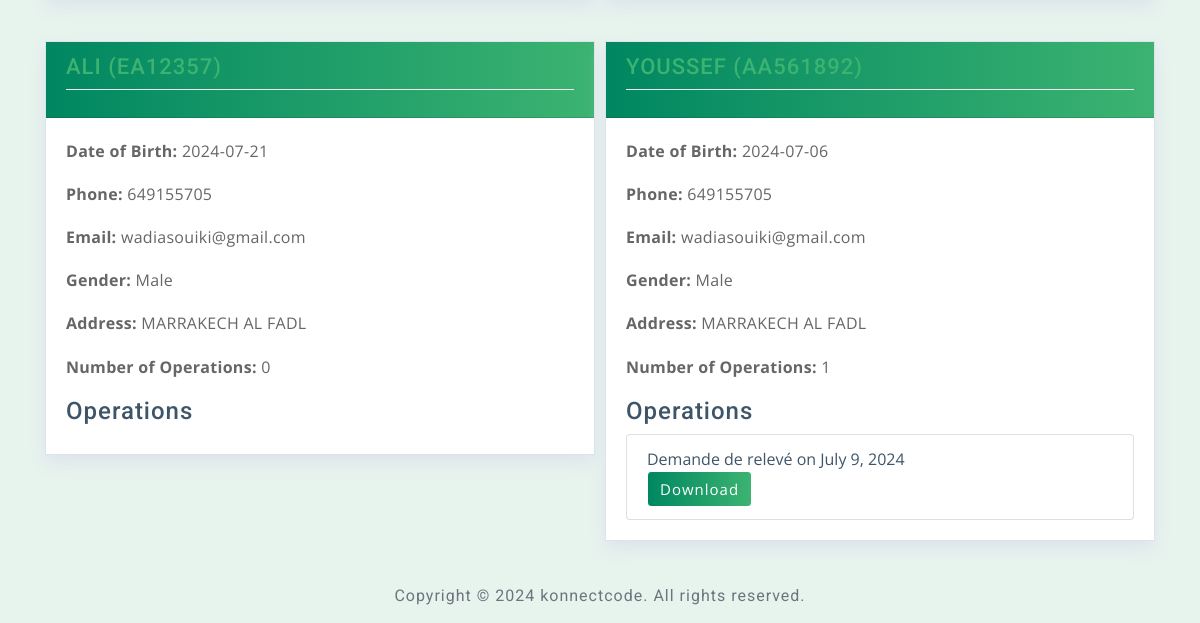
Page /client/show (lower part) on the earlier database version.
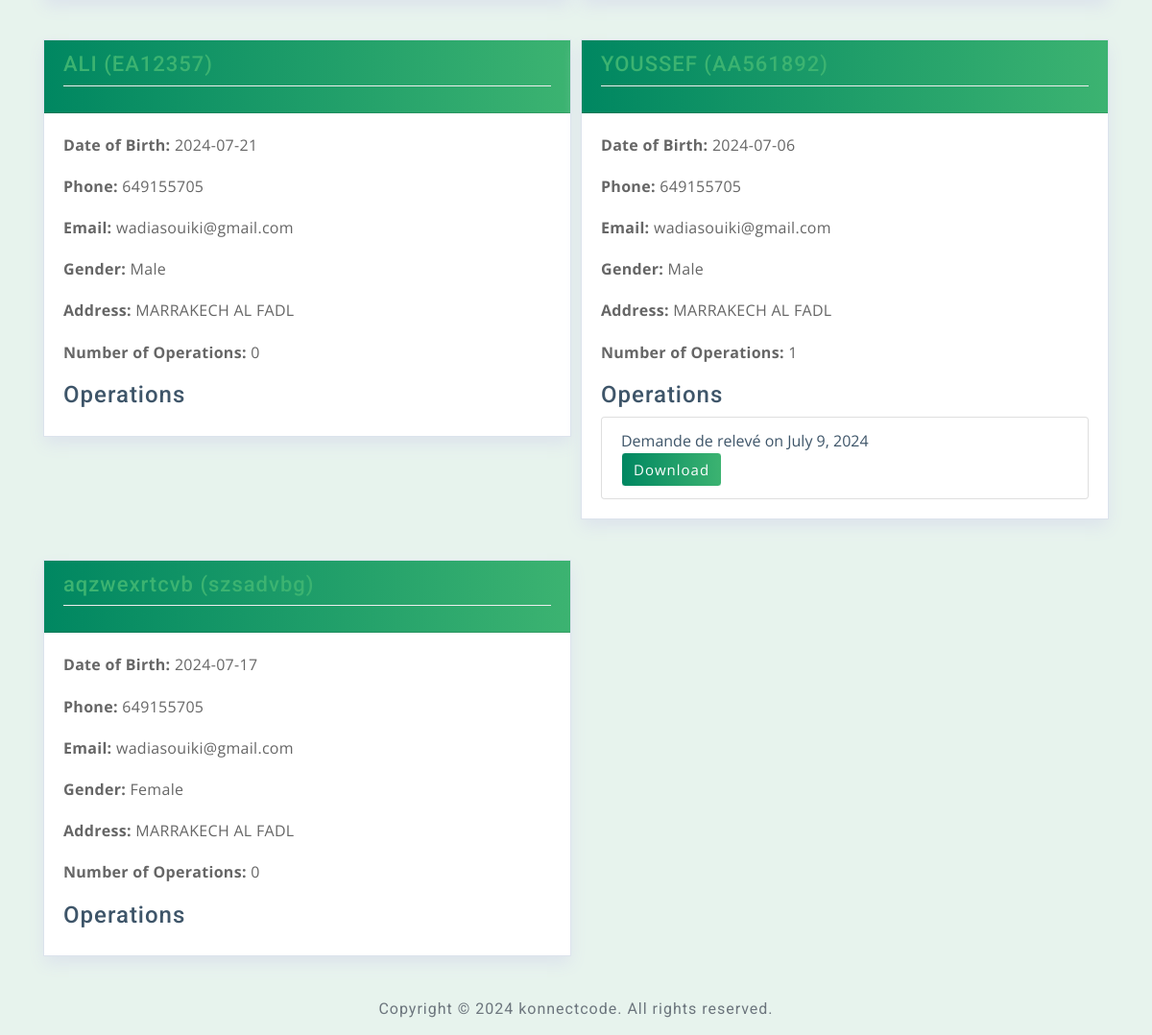
Same page on the later database version.
### employe/models.py (models this page shows, shortened)
class Client(models.Model):
    client_id=models.CharField(max_length=100,editable=False, unique=True)
    client_Name=models.CharField(max_length=100)
    Date_Of_Birth=models.CharField(max_length=100)
    created_date = models.DateField(default=timezone.now)
    Phone=models.IntegerField()
    Email=models.CharField(max_length=100)
    Gender=models.CharField(max_length=100)
    Address=models.TextField()

class Operation(models.Model):
    client_id = models.CharField(max_length=100)
    operation = models.CharField(max_length=100)
    operation_date = models.DateField(default=timezone.now)
    observation = models.TextField()
    piece_jointe = models.FileField(upload_to='piece_jointe/')
    confirmed = models.BooleanField(default=False)

### employe/views.py (the view)
# urls.py: path('client/show', Clients_show.as_view(), name='client_show'),
class Clients_show(View):
    def get(self, request):
        clients = Client.objects.all()
        for client in clients:
            operations_count = Operation.objects.filter(client_id=client.client_id).count()
            client.operations_count = operations_count
            client.operations = Operation.objects.filter(client_id=client.client_id)
        context = {
            'clients': clients
        }
        return render(request, 'client/show_client.html', context)

### employe/templates/client/show_client.html (shortened to what this page needs)
{% extends 'base.html' %}
{% block content %}
<div class="container">
    <div class="row">
        {% if clients %}
            {% for client in clients %}
            <div class="col-md-6 mb-4">
                <div class="card proclinic-box-shadow">
                    <div class="card-header proclinic-bg">
                        <h2 class="widget-title proclinic-text-color">{{ client.client_Name }} ({{ client.client_id }})</h2>
                    </div>
                    <div class="card-body">
                        <p><strong>Date of Birth:</strong> {{ client.Date_Of_Birth }}</p>
                        <p><strong>Phone:</strong> {{ client.Phone }}</p>
                        <p><strong>Email:</strong> {{ client.Email }}</p>
                        <p><strong>Gender:</strong> {{ client.Gender }}</p>
                        <p><strong>Address:</strong> {{ client.Address }}</p>
                        <p><strong>Number of Operations:</strong> {{ client.operations_count }}</p>
                        <h4>Operations</h4>
                        <ul class="list-group">
                            {% for operation in client.operations %}
                            <li class="list-group-item">
                                {{ operation.operation }} on {{ operation.operation_date }}
                                {% if operation.piece_jointe %}
                                <div class="dropdown">
                                    <button class="btn btn-primary" type="button" id="dropdownMenuButton" data-toggle="dropdown" aria-haspopup="true" aria-expanded="false">
                                        Download
                                    </button>
                                </div>
                                {% endif %}
                            </li>
                            {% endfor %}
                        </ul>
                    </div>
                </div>
            </div>
            {% endfor %}
        {% else %}
            <p>No clients found with the given ID.</p>
        {% endif %}
    </div>
</div>
{% endblock %}

Differences in the rows shown:
added Client: client_Name "aqzwexrtcvb", client_id "szsadvbg", Date_Of_Birth "2024-07-17", Phone "649155705", Email "wadiasouiki@gmail.com", Gender "Female", Address "MARRAKECH AL FADL", operations_count "0"
